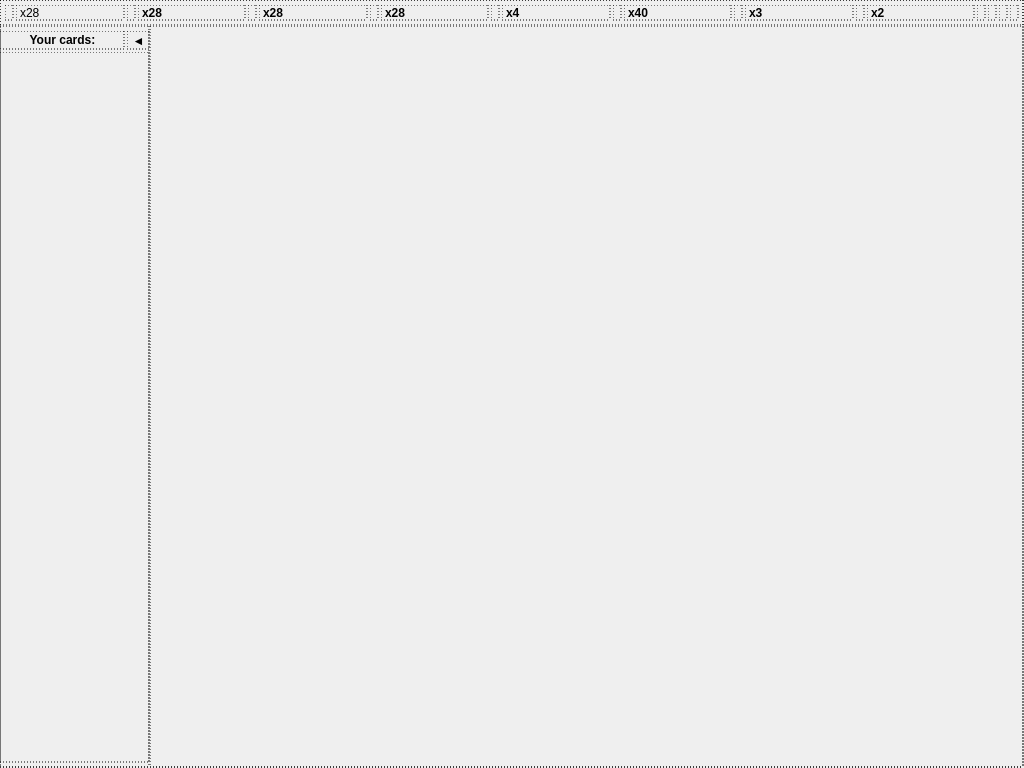
<?xml version="1.0" encoding="UTF-8"?>
<ui version="4.0">
 <class>CGameWindow</class>
 <widget class="QWidget" name="CGameWindow">
  <property name="geometry">
   <rect>
    <x>0</x>
    <y>0</y>
    <width>1024</width>
    <height>768</height>
   </rect>
  </property>
  <property name="windowTitle">
   <string>CGameWindow</string>
  </property>
  <property name="styleSheet">
   <string notr="true">QWidget {border: 1px dashed black;}</string>
  </property>
  <layout class="QGridLayout" name="gridLayout_2">
   <property name="leftMargin">
    <number>0</number>
   </property>
   <property name="topMargin">
    <number>0</number>
   </property>
   <property name="rightMargin">
    <number>0</number>
   </property>
   <property name="bottomMargin">
    <number>0</number>
   </property>
   <property name="spacing">
    <number>0</number>
   </property>
   <item row="2" column="1">
    <widget class="CBoard" name="board">
     <property name="sizePolicy">
      <sizepolicy hsizetype="Preferred" vsizetype="Preferred">
       <horstretch>1</horstretch>
       <verstretch>1</verstretch>
      </sizepolicy>
     </property>
     <property name="text">
      <string/>
     </property>
    </widget>
   </item>
   <item row="2" column="0">
    <widget class="QWidget" name="playerAreaWidget" native="true">
     <property name="sizePolicy">
      <sizepolicy hsizetype="Fixed" vsizetype="Preferred">
       <horstretch>0</horstretch>
       <verstretch>1</verstretch>
      </sizepolicy>
     </property>
     <property name="minimumSize">
      <size>
       <width>150</width>
       <height>1</height>
      </size>
     </property>
     <property name="maximumSize">
      <size>
       <width>150</width>
       <height>16777215</height>
      </size>
     </property>
     <layout class="QGridLayout" name="gridLayout">
      <property name="leftMargin">
       <number>0</number>
      </property>
      <property name="topMargin">
       <number>5</number>
      </property>
      <property name="rightMargin">
       <number>0</number>
      </property>
      <property name="bottomMargin">
       <number>5</number>
      </property>
      <property name="spacing">
       <number>2</number>
      </property>
      <item row="0" column="0">
       <widget class="QLabel" name="playerAreaHeader">
        <property name="minimumSize">
         <size>
          <width>1</width>
          <height>0</height>
         </size>
        </property>
        <property name="text">
         <string>&lt;b&gt;Your cards:&lt;/b&gt;</string>
        </property>
        <property name="alignment">
         <set>Qt::AlignCenter</set>
        </property>
       </widget>
      </item>
      <item row="0" column="1">
       <widget class="QToolButton" name="playerAreaMinimizeButton">
        <property name="toolTip">
         <string>Minimize card toolbar</string>
        </property>
        <property name="styleSheet">
         <string notr="true"/>
        </property>
        <property name="text">
         <string>◄</string>
        </property>
       </widget>
      </item>
      <item row="1" column="0" colspan="2">
       <widget class="QWidget" name="playerCards" native="true">
        <layout class="QVBoxLayout" name="playerCardsVBLayout">
         <property name="spacing">
          <number>0</number>
         </property>
         <property name="leftMargin">
          <number>0</number>
         </property>
         <property name="topMargin">
          <number>0</number>
         </property>
         <property name="rightMargin">
          <number>0</number>
         </property>
         <property name="bottomMargin">
          <number>0</number>
         </property>
         <item>
          <spacer name="verticalSpacer">
           <property name="orientation">
            <enum>Qt::Vertical</enum>
           </property>
           <property name="sizeHint" stdset="0">
            <size>
             <width>20</width>
             <height>40</height>
            </size>
           </property>
          </spacer>
         </item>
        </layout>
       </widget>
      </item>
     </layout>
    </widget>
   </item>
   <item row="0" column="0" colspan="2">
    <widget class="QWidget" name="gameStatusWidget" native="true">
     <property name="sizePolicy">
      <sizepolicy hsizetype="Preferred" vsizetype="Minimum">
       <horstretch>0</horstretch>
       <verstretch>0</verstretch>
      </sizepolicy>
     </property>
     <property name="minimumSize">
      <size>
       <width>1024</width>
       <height>1</height>
      </size>
     </property>
     <property name="maximumSize">
      <size>
       <width>16777215</width>
       <height>100</height>
      </size>
     </property>
     <property name="styleSheet">
      <string notr="true"/>
     </property>
     <layout class="QHBoxLayout" name="horizontalLayout">
      <property name="spacing">
       <number>2</number>
      </property>
      <property name="leftMargin">
       <number>5</number>
      </property>
      <property name="topMargin">
       <number>5</number>
      </property>
      <property name="rightMargin">
       <number>5</number>
      </property>
      <property name="bottomMargin">
       <number>5</number>
      </property>
      <item>
       <widget class="QLabel" name="blue_ico">
        <property name="sizePolicy">
         <sizepolicy hsizetype="Minimum" vsizetype="Preferred">
          <horstretch>0</horstretch>
          <verstretch>0</verstretch>
         </sizepolicy>
        </property>
        <property name="toolTip">
         <string>&lt;p align=&quot;justify&quot;&gt;Number of blue disease cubes left in the reserves.&lt;/p&gt;</string>
        </property>
        <property name="text">
         <string/>
        </property>
        <property name="pixmap">
         <pixmap resource="../pandemic.qrc">:/icons/img/icons/cube_blue.png</pixmap>
        </property>
       </widget>
      </item>
      <item>
       <widget class="QLabel" name="blue_info">
        <property name="sizePolicy">
         <sizepolicy hsizetype="Preferred" vsizetype="Preferred">
          <horstretch>1</horstretch>
          <verstretch>0</verstretch>
         </sizepolicy>
        </property>
        <property name="toolTip">
         <string>&lt;p align=&quot;justify&quot;&gt;Number of blue disease cubes left in the reserves.&lt;/p&gt;</string>
        </property>
        <property name="text">
         <string>x28</string>
        </property>
       </widget>
      </item>
      <item>
       <widget class="QLabel" name="yellow_ico">
        <property name="sizePolicy">
         <sizepolicy hsizetype="Minimum" vsizetype="Preferred">
          <horstretch>0</horstretch>
          <verstretch>0</verstretch>
         </sizepolicy>
        </property>
        <property name="toolTip">
         <string>&lt;p align=&quot;justify&quot;&gt;Number of yellow disease cubes left in the reserves.&lt;/p&gt;</string>
        </property>
        <property name="text">
         <string/>
        </property>
        <property name="pixmap">
         <pixmap resource="../pandemic.qrc">:/icons/img/icons/cube_yellow.png</pixmap>
        </property>
       </widget>
      </item>
      <item>
       <widget class="QLabel" name="yellow_info">
        <property name="sizePolicy">
         <sizepolicy hsizetype="Preferred" vsizetype="Preferred">
          <horstretch>1</horstretch>
          <verstretch>0</verstretch>
         </sizepolicy>
        </property>
        <property name="toolTip">
         <string>&lt;p align=&quot;justify&quot;&gt;Number of yellow disease cubes left in the reserves.&lt;/p&gt;</string>
        </property>
        <property name="text">
         <string>&lt;b&gt;x28&lt;/b&gt;</string>
        </property>
        <property name="textFormat">
         <enum>Qt::RichText</enum>
        </property>
       </widget>
      </item>
      <item>
       <widget class="QLabel" name="black_ico">
        <property name="sizePolicy">
         <sizepolicy hsizetype="Minimum" vsizetype="Preferred">
          <horstretch>0</horstretch>
          <verstretch>0</verstretch>
         </sizepolicy>
        </property>
        <property name="toolTip">
         <string>&lt;p align=&quot;justify&quot;&gt;Number of black disease cubes left in the reserves.&lt;/p&gt;</string>
        </property>
        <property name="text">
         <string/>
        </property>
        <property name="pixmap">
         <pixmap resource="../pandemic.qrc">:/icons/img/icons/cube_black.png</pixmap>
        </property>
       </widget>
      </item>
      <item>
       <widget class="QLabel" name="black_info">
        <property name="sizePolicy">
         <sizepolicy hsizetype="Preferred" vsizetype="Preferred">
          <horstretch>1</horstretch>
          <verstretch>0</verstretch>
         </sizepolicy>
        </property>
        <property name="toolTip">
         <string>&lt;p align=&quot;justify&quot;&gt;Number of black disease cubes left in the reserves.&lt;/p&gt;</string>
        </property>
        <property name="text">
         <string>&lt;b&gt;x28&lt;/b&gt;</string>
        </property>
       </widget>
      </item>
      <item>
       <widget class="QLabel" name="red_ico">
        <property name="enabled">
         <bool>true</bool>
        </property>
        <property name="sizePolicy">
         <sizepolicy hsizetype="Minimum" vsizetype="Preferred">
          <horstretch>0</horstretch>
          <verstretch>0</verstretch>
         </sizepolicy>
        </property>
        <property name="toolTip">
         <string>&lt;p align=&quot;justify&quot;&gt;Number of red disease cubes left in the reserves.&lt;/p&gt;</string>
        </property>
        <property name="text">
         <string/>
        </property>
        <property name="pixmap">
         <pixmap resource="../pandemic.qrc">:/icons/img/icons/cube_red.png</pixmap>
        </property>
       </widget>
      </item>
      <item>
       <widget class="QLabel" name="red_info">
        <property name="sizePolicy">
         <sizepolicy hsizetype="Preferred" vsizetype="Preferred">
          <horstretch>1</horstretch>
          <verstretch>0</verstretch>
         </sizepolicy>
        </property>
        <property name="toolTip">
         <string>&lt;p align=&quot;justify&quot;&gt;Number of red disease cubes left in the reserves.&lt;/p&gt;</string>
        </property>
        <property name="text">
         <string>&lt;b&gt;x28&lt;/b&gt;</string>
        </property>
       </widget>
      </item>
      <item>
       <widget class="QLabel" name="base_ico">
        <property name="sizePolicy">
         <sizepolicy hsizetype="Minimum" vsizetype="Preferred">
          <horstretch>0</horstretch>
          <verstretch>0</verstretch>
         </sizepolicy>
        </property>
        <property name="toolTip">
         <string>&lt;p align=&quot;justify&quot;&gt;Number of research stations left in the reserves.&lt;/p&gt;</string>
        </property>
        <property name="text">
         <string/>
        </property>
        <property name="pixmap">
         <pixmap resource="../pandemic.qrc">:/icons/img/icons/base.png</pixmap>
        </property>
       </widget>
      </item>
      <item>
       <widget class="QLabel" name="base_info">
        <property name="sizePolicy">
         <sizepolicy hsizetype="Preferred" vsizetype="Preferred">
          <horstretch>1</horstretch>
          <verstretch>0</verstretch>
         </sizepolicy>
        </property>
        <property name="toolTip">
         <string>&lt;p align=&quot;justify&quot;&gt;Number of research stations left in the reserves.&lt;/p&gt;</string>
        </property>
        <property name="text">
         <string>&lt;b&gt;x4&lt;/b&gt;</string>
        </property>
       </widget>
      </item>
      <item>
       <widget class="QLabel" name="cards_ico">
        <property name="sizePolicy">
         <sizepolicy hsizetype="Minimum" vsizetype="Preferred">
          <horstretch>0</horstretch>
          <verstretch>0</verstretch>
         </sizepolicy>
        </property>
        <property name="toolTip">
         <string>&lt;p align=&quot;justify&quot;&gt;Number of player cards left in the deck.&lt;/p&gt;</string>
        </property>
        <property name="text">
         <string/>
        </property>
        <property name="pixmap">
         <pixmap resource="../pandemic.qrc">:/icons/img/icons/card.png</pixmap>
        </property>
       </widget>
      </item>
      <item>
       <widget class="QLabel" name="cards_info">
        <property name="sizePolicy">
         <sizepolicy hsizetype="Preferred" vsizetype="Preferred">
          <horstretch>1</horstretch>
          <verstretch>0</verstretch>
         </sizepolicy>
        </property>
        <property name="toolTip">
         <string>&lt;p align=&quot;justify&quot;&gt;Number of player cards left in the deck.&lt;/p&gt;</string>
        </property>
        <property name="text">
         <string>&lt;b&gt;x40&lt;/b&gt;</string>
        </property>
       </widget>
      </item>
      <item>
       <widget class="QLabel" name="outbreak_ico">
        <property name="sizePolicy">
         <sizepolicy hsizetype="Minimum" vsizetype="Preferred">
          <horstretch>0</horstretch>
          <verstretch>0</verstretch>
         </sizepolicy>
        </property>
        <property name="toolTip">
         <string>&lt;p align=&quot;justify&quot;&gt;Number of outbreaks that have already occured.&lt;/p&gt;</string>
        </property>
        <property name="text">
         <string/>
        </property>
        <property name="pixmap">
         <pixmap resource="../pandemic.qrc">:/icons/img/icons/outbreaks.png</pixmap>
        </property>
       </widget>
      </item>
      <item>
       <widget class="QLabel" name="outbreak_info">
        <property name="sizePolicy">
         <sizepolicy hsizetype="Preferred" vsizetype="Preferred">
          <horstretch>1</horstretch>
          <verstretch>0</verstretch>
         </sizepolicy>
        </property>
        <property name="toolTip">
         <string>&lt;p align=&quot;justify&quot;&gt;Number of outbreaks that have already occured.&lt;/p&gt;</string>
        </property>
        <property name="text">
         <string>&lt;b&gt;x3&lt;/b&gt;</string>
        </property>
       </widget>
      </item>
      <item>
       <widget class="QLabel" name="infections_ico">
        <property name="sizePolicy">
         <sizepolicy hsizetype="Minimum" vsizetype="Preferred">
          <horstretch>0</horstretch>
          <verstretch>0</verstretch>
         </sizepolicy>
        </property>
        <property name="toolTip">
         <string>&lt;p align=&quot;justify&quot;&gt;&lt;b&gt;Infection Rate&lt;/b&gt; - number of Infection Cards to be drawn in &lt;i&gt;Infector Phase&lt;/i&gt;.&lt;/p&gt;</string>
        </property>
        <property name="text">
         <string/>
        </property>
        <property name="pixmap">
         <pixmap resource="../pandemic.qrc">:/icons/img/icons/outbreaks.png</pixmap>
        </property>
       </widget>
      </item>
      <item>
       <widget class="QLabel" name="infections_info">
        <property name="sizePolicy">
         <sizepolicy hsizetype="Preferred" vsizetype="Preferred">
          <horstretch>1</horstretch>
          <verstretch>0</verstretch>
         </sizepolicy>
        </property>
        <property name="toolTip">
         <string>&lt;p align=&quot;justify&quot;&gt;&lt;b&gt;Infection Rate&lt;/b&gt; - number of Infection Cards to be drawn in &lt;i&gt;Infector Phase&lt;/i&gt;.&lt;/p&gt;</string>
        </property>
        <property name="text">
         <string>&lt;b&gt;x2&lt;/b&gt;</string>
        </property>
       </widget>
      </item>
      <item>
       <widget class="QLabel" name="cureStatus_blue">
        <property name="text">
         <string/>
        </property>
        <property name="pixmap">
         <pixmap resource="../pandemic.qrc">:/icons/img/icons/cure_blue_new.png</pixmap>
        </property>
       </widget>
      </item>
      <item>
       <widget class="QLabel" name="cureStatus_yellow">
        <property name="text">
         <string/>
        </property>
        <property name="pixmap">
         <pixmap resource="../pandemic.qrc">:/icons/img/icons/cure_yellow_new.png</pixmap>
        </property>
       </widget>
      </item>
      <item>
       <widget class="QLabel" name="cureStatus_black">
        <property name="text">
         <string/>
        </property>
        <property name="pixmap">
         <pixmap resource="../pandemic.qrc">:/icons/img/icons/cure_black_new.png</pixmap>
        </property>
       </widget>
      </item>
      <item>
       <widget class="QLabel" name="cureStatus_red">
        <property name="text">
         <string/>
        </property>
        <property name="pixmap">
         <pixmap resource="../pandemic.qrc">:/icons/img/icons/cure_red_new.png</pixmap>
        </property>
       </widget>
      </item>
     </layout>
    </widget>
   </item>
  </layout>
 </widget>
 <layoutdefault spacing="6" margin="11"/>
 <customwidgets>
  <customwidget>
   <class>CBoard</class>
   <extends>QLabel</extends>
   <header>CBoard.hpp</header>
  </customwidget>
 </customwidgets>
 <resources>
  <include location="../pandemic.qrc"/>
  <include location="../cards.qrc"/>
 </resources>
 <connections/>
</ui>
